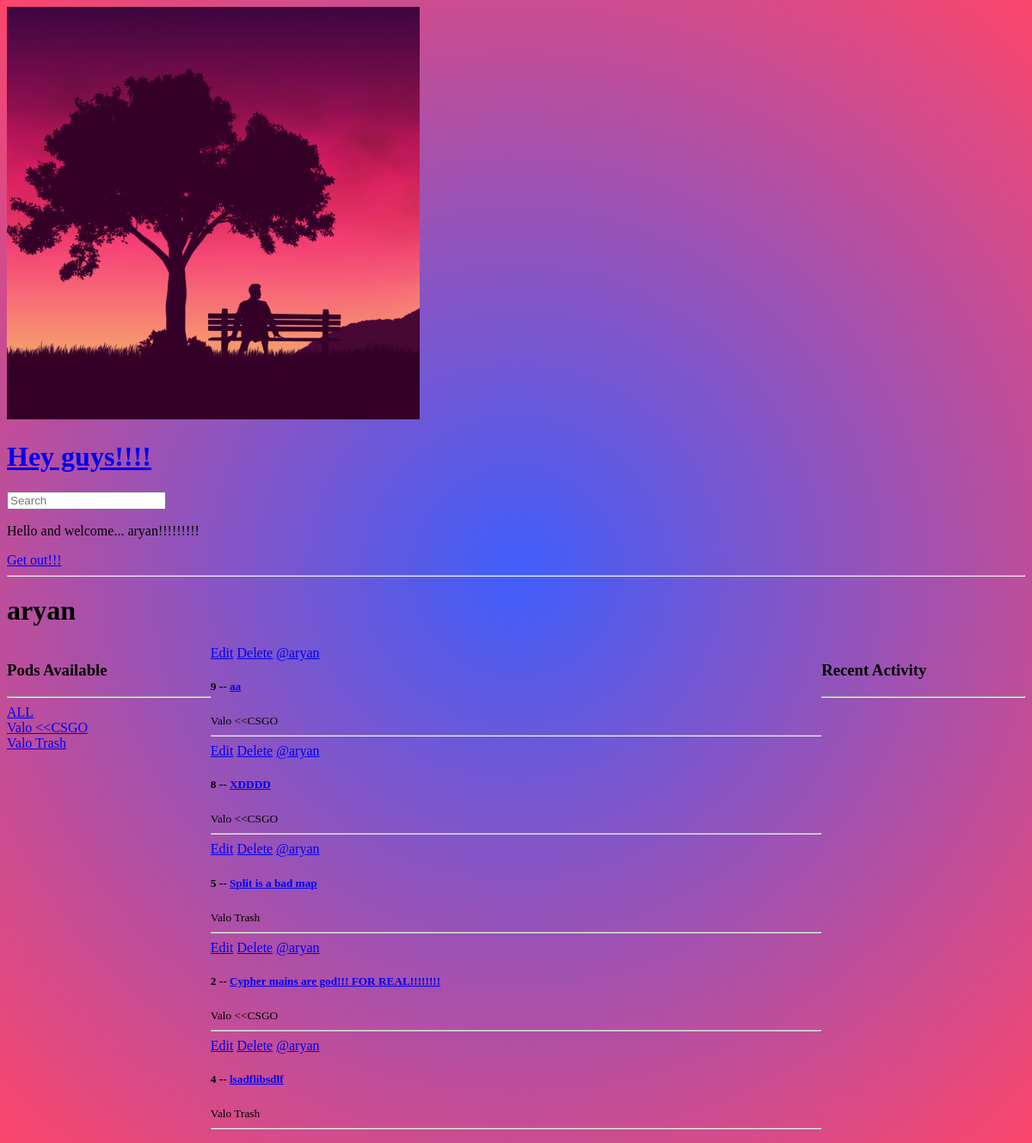
The page /profile/1 (signed in) on the database as committed earlier.
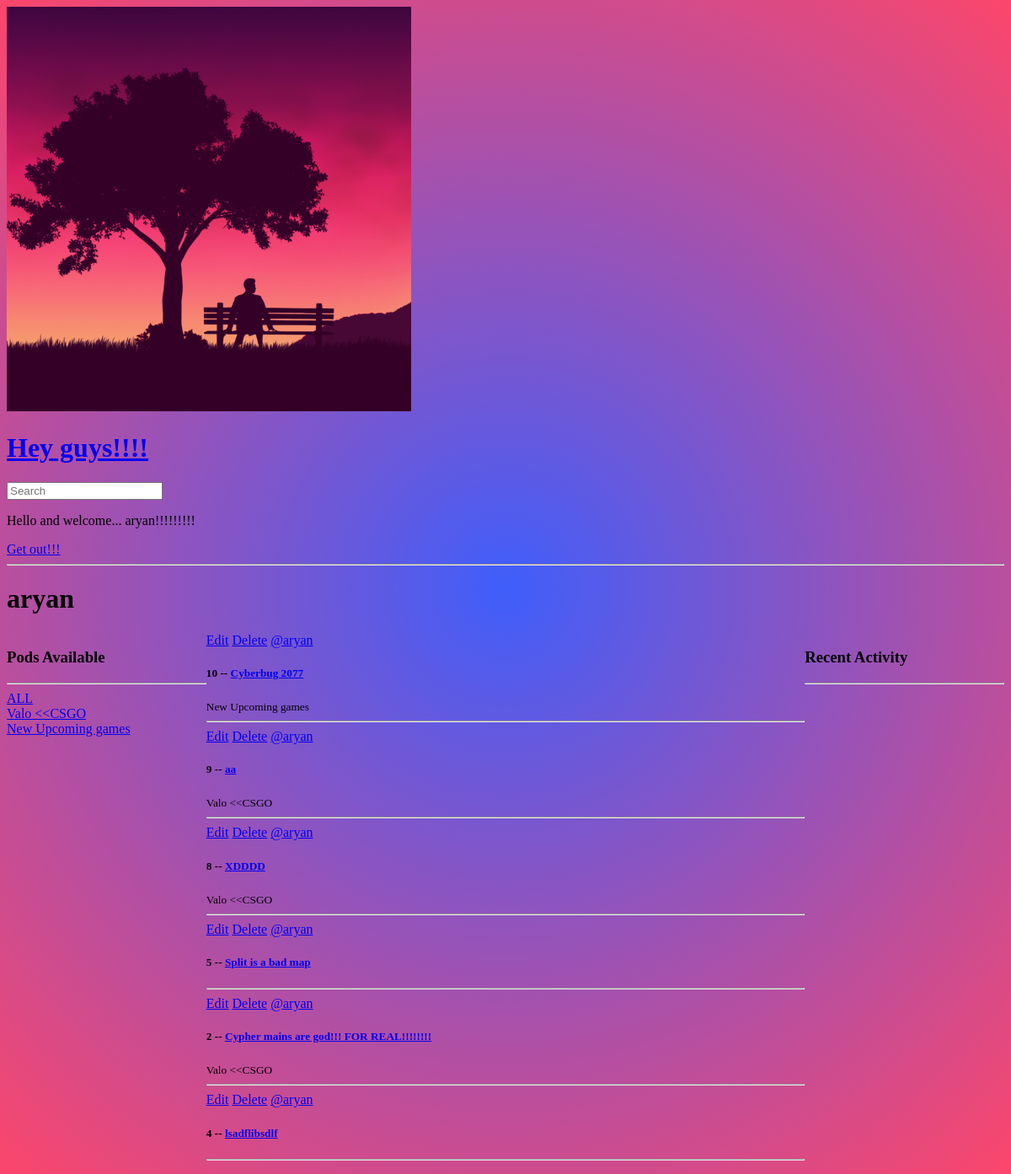
The same page on the database as committed later.
### basicapp/models.py (models this page shows, shortened)
class Topic(models.Model):
    name = models.CharField(max_length = 200)

class Room(models.Model):
    host = models.ForeignKey(User, on_delete = models.SET_NULL, null = True)
    topic = models.ForeignKey(Topic, on_delete = models.SET_NULL, null = True)
    name = models.CharField(max_length = 200)
    desc = models.TextField(null = True, blank = True)
    participants = models.ManyToManyField(User, related_name = 'participants', blank = True)
    updated = models.DateTimeField(auto_now = True)
    created = models.DateTimeField(auto_now_add = True)
    class Meta:
        ordering = ['-updated', '-created']

### basicapp/views.py (the view)
# urls.py: path('profile/<str:pk>', views.userprofile, name = 'profile'),
@login_required(login_url = 'login')
def userprofile(request, pk):
    user = User.objects.get(id = pk)
    rooms = user.room_set.all()
    room_message = user.message_set.all()
    topics = Topic.objects.all()
    context = {'user': user, 'rooms': rooms, 'room_message': room_message, 'topics': topics}
    return render(request, 'basicapp/profile.html', context)

### basicapp/templates/basicapp/profile.html (shortened to what this page needs)
{% extends 'main.html' %}
{% block content %}
<h1>{{user.username}}</h1>
<div class="profile-container">
    <div>
        {% include 'basicapp/topic_comp.html' %}
    </div>
    <div>
        {% include 'basicapp/feed_comp.html' %}
    </div>
    <div>
        {% include 'basicapp/activity_comp.html' %}
    </div>
</div>
{% endblock content %}

### templates/main.html (shortened to what this page needs)
<!DOCTYPE html>
{% load static %}
<html>
    <head>
        <link rel="stylesheet" type="text/css" media="screen" href="{% static 'styles/main.css' %}">
    </head>
    <body>
        {% include 'navbar.html' %}
        {% block content %}
        {% endblock %}
    </body>
</html>

### templates/navbar.html
{% load static %}
<a href = '/'>
    <img class="imagelogo" src="{% static 'images/logo.jpg' %}" alt="image logo">
    <h1>Hey guys!!!!</h1>
</a>
<form method="GET" action="{% url 'home' %}">
    <input type="text" name="q" placeholder="Search"/>
</form>
{% if request.user.is_authenticated %}
<p>Hello and welcome... {{request.user}}!!!!!!!!!</p>
<a href="{% url 'logout' %}">Get out!!!</a>
{% else %}
<a href="{% url 'login' %}">Login</a>
{% endif %}
<hr>

### basicapp/templates/basicapp/topic_comp.html
<h3>Pods Available</h3>
        <hr>
        <div>
            <a href="{% url 'home' %}">ALL</a>
        </div>
        {% for topic in topics %}
            <div>
                <a href="{% url 'home' %}?q={{topic.name}}">{{topic.name}}</a>
            </div>
        {% endfor %}

### basicapp/templates/basicapp/feed_comp.html
<div>
    {% for room in rooms %}
        <div>
            {% if request.user == room.host %}
            <a href="{% url 'update-room' room.id %}">Edit</a>
            <a href="{% url 'delete-room' room.id %}">Delete</a>
            {% endif %}
            <a href="{% url 'profile' room.host.id %}">@{{room.host.username}}</a>
            <h5>{{room.id}} -- <a href = "{% url 'room' room.id%}">{{room.name}}</a></h5>
            <small>{{room.topic.name}}</small>
            <hr>
        </div>
    {% endfor %}
</div>

### basicapp/templates/basicapp/activity_comp.html (shortened to what this page needs)
<h3>Recent Activity</h3>
        <hr>

### static/styles/main.css (style rules this page uses)
body { background: rgb(63,94,251); background: radial-gradient(circle, rgba(63,94,251,1) 0%, rgba(252,70,107,1) 100%); }

### basicapp/templates/basicapp/profile.html (style rules this page uses)
.profile-container { display: grid; grid-template-columns: 1fr 3fr 1fr; }

Rows that differ between the two databases and show on the page:
removed Topic: name "Valo Trash"
added Topic: name "New Upcoming games"
added Room: shows "Edit", host.username "aryan", id "10", name "Cyberbug 2077", topic.name "New Upcoming games"
changed Room "Split is a bad map": topic.name "Valo Trash" → (not shown)
changed Room "lsadflibsdlf": topic.name "Valo Trash" → (not shown)
